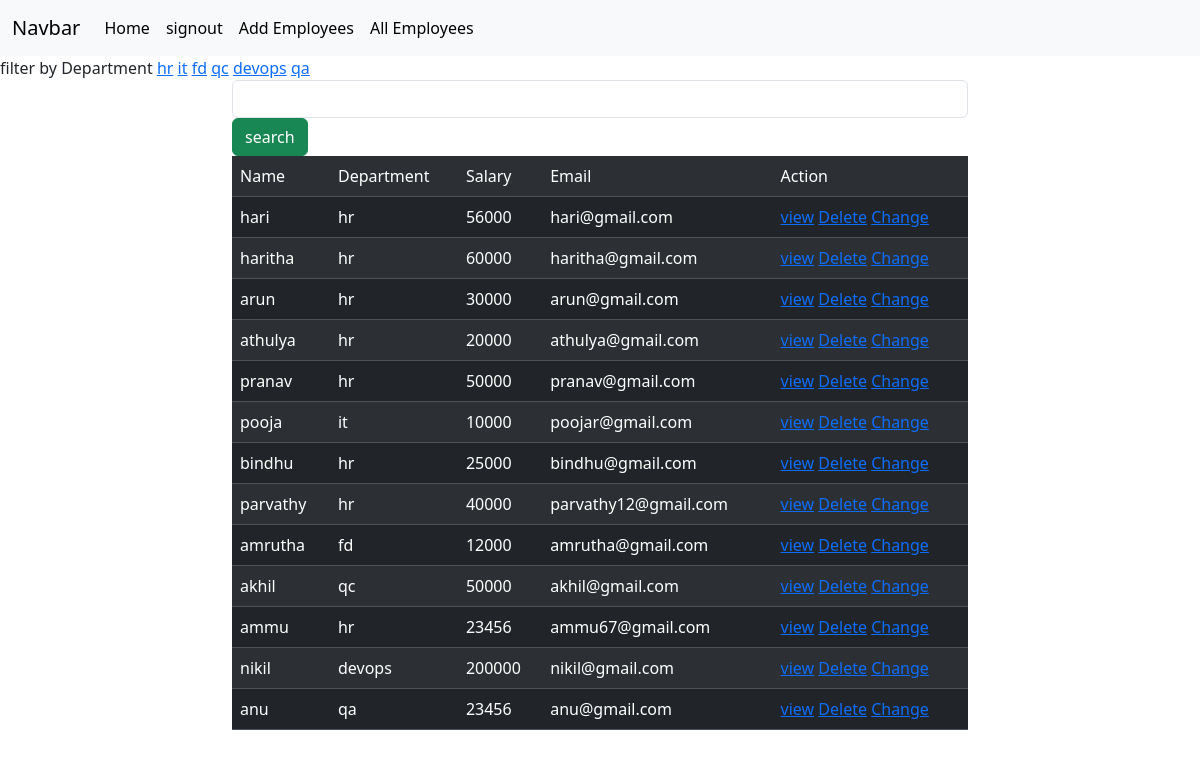
/employees/all (signed in), run on the app's committed database.
### crm/models.py (models this page shows, shortened)
class Employees(models.Model):
    name=models.CharField(max_length=100)
    department=models.CharField(max_length=100)
    salary=models.PositiveIntegerField()
    email=models.EmailField(unique=True)
    age=models.PositiveIntegerField()
    contact=models.CharField(null=True,max_length=100)
    profile_pic=models.ImageField(upload_to="image",null=True,blank=True)
    dob=models.DateField(null=True,blank=True)

### crm/views.py (the view, shortened to what this page needs)
# urls.py: path("employees/all",views.EmployeeListView.as_view(),name="emp-all"),
@method_decorator(signin_required,name="dispatch")
class EmployeeListView(View):
    def get(self,request,*args,**kwargs):
        qs=Employees.objects.all()
        departments=Employees.objects.all().values_list("department",flat=True).distinct()
        print(departments)
        if "department" in request.GET:
            dept=request.GET.get("department")
            qs=qs.filter(department__iexact=dept)
        return render(request,"emp_list.html",{"data":qs,"departments":departments})

### crm/views.py (called while the page is built)
def signin_required(fn):
    def wrapper(request,*args,**kwargs):
        if not request.user.is_authenticated:
            messages.error(request,"invalid session")
            return redirect("signin")
        else:
            return fn(request,*args,**kwargs)
    return wrapper

### crm/templates/emp_list.html (shortened to what this page needs)
{%extends 'base.html'%}
{%block body_block%}
<div>
    filter by Department
    {%for dep in departments%}
        <a href="{%url 'emp-all'%}?department={{dep}}">{{dep}}</a>
    {%endfor%}
</div>
<div class="container">
    <div class="row">
        <div class="col-2"></div>
        <div class="col-8">
            <form action="" method="post">
                <input type="text" name="box" class="form-control">
                <button type="submit" class="btn btn-success">search</button>
            </form>
        </div>
        <div class="col-2"></div>
    </div>
</div>
<div class="container">
    <div class="row">
        <div class="col-2"></div>
        <div class="col-8">
            <table class="table table-dark table-striped">
                <tr>
                    <td>Name</td>
                    <td>Department</td>
                    <td>Salary</td>
                    <td>Email</td>
                    <td>Action</td>
                </tr>
                {%for emp in data%}
                <tr>
                    <td>{{emp.name}}</td>
                    <td>{{emp.department}}</td>
                    <td>{{emp.salary}}</td>
                    <td>{{emp.email}}</td>
                    <td>
                        <a href="{%url 'emp-detail' emp.id%}">view</a>
                        <a href="{%url 'emp-delete' emp.id%}">Delete</a>
                        <a href="{%url 'emp-edit' emp.id%}">Change</a>
                    </td>
                </tr>
                {%endfor%}
            </table>
        </div>
        <div class="col-2"></div>
    </div>
</div>
{%endblock%}

### crm/templates/base.html (shortened to what this page needs)
<!DOCTYPE html>
<html lang="en">
<head>
    <link href="https://cdn.jsdelivr.net/npm/bootstrap@5.3.2/dist/css/bootstrap.min.css" rel="stylesheet">
</head>
<body>
    <nav class="navbar navbar-expand-lg bg-body-tertiary">
        <div class="container-fluid">
          <a class="navbar-brand" href="#">Navbar</a>
          <div class="collapse navbar-collapse" id="navbarSupportedContent">
            <ul class="navbar-nav me-auto mb-2 mb-lg-0">
              <li class="nav-item">
                <a class="nav-link active" aria-current="page" href="#">Home</a>
              </li>
              <li class="nav-item">
                <a class="nav-link active" aria-current="page" href="{%url 'signout'%}">signout</a>
              </li>
              <li class="nav-item">
                <a class="nav-link active" aria-current="page" href="{%url 'emp-add'%}">Add Employees</a>
              </li>
              <li class="nav-item">
                <a class="nav-link active" aria-current="page" href="{%url 'emp-all'%}">All Employees</a>
              </li>
            </ul>
          </div>
        </div>
      </nav>
      {%block body_block%}
      {%endblock%}
</body>
</html>

### data on the page
Employees: name "hari", department "hr", salary "56000", email "hari@gmail.com"
Employees: name "haritha", department "hr", salary "60000", email "haritha@gmail.com"
Employees: name "arun", department "hr", salary "30000", email "arun@gmail.com"
Employees: name "athulya", department "hr", salary "20000", email "athulya@gmail.com"
Employees: name "pranav", department "hr", salary "50000", email "pranav@gmail.com"
Employees: name "pooja", department "it", salary "10000", email "poojar@gmail.com"
Employees: name "bindhu", department "hr", salary "25000", email "bindhu@gmail.com"
Employees: name "parvathy", department "hr", salary "40000", email "parvathy12@gmail.com"
Employees: name "amrutha", department "fd", salary "12000", email "amrutha@gmail.com"
Employees: name "akhil", department "qc", salary "50000", email "akhil@gmail.com"
Employees: name "ammu", department "hr", salary "23456", email "ammu67@gmail.com"
Employees: name "nikil", department "devops", salary "200000", email "nikil@gmail.com"
Employees: name "anu", department "qa", salary "23456", email "anu@gmail.com"

### other printed values
{{ dep }} "hr" "it" "fd" "qc" "devops" "qa"
